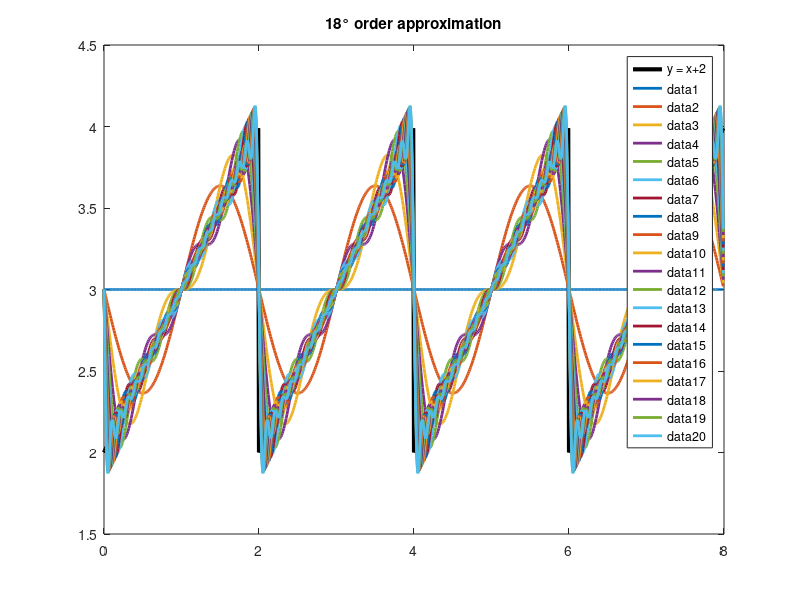

This chart was generated by the following MATLAB code:
%% fourier example for saw function

% the script shows approximation of a "saw function" via different order
% fourier series.
% run the script and update with button press.

clearvars;
close all

% saw function y = x+2
x =0:0.01:2-0.01;
newX = repmat(x,1,4);
plotX=0:0.01:8-0.01;
y = newX+2;

figure
plot(plotX,y,'k','LineWidth',3)

Nloop = 20;

legendCell = cell(1,Nloop+2);
legendCell{1} = 'y = x+2';
legend(legendCell{1})
title('fourier series demonstration')

hold on

%%%%%%%%%%%%%%%%%%%%%%%%%%%%%%%%%%%
% start loop approximation

yApprox = zeros(Nloop,numel(plotX));
yApprox(1,:) = 3;

wKey = waitforbuttonpress;

plot(plotX,yApprox(1,:), 'LineWidth',2)

ySeries = zeros(Nloop,numel(plotX));
ySeries(1,:)=sin(pi*plotX);

for nn = 2:Nloop
    
    ySeries(nn,:)=ySeries(nn-1,:)+(sin(nn*pi*plotX)/(nn));
    
end


for nn = 2:Nloop

    legendCell{nn}=[num2str(nn-2) '° order approximation'];
    title(legendCell{nn})
    
    yApprox(nn,:) =yApprox(1,:)-(2/pi)*ySeries(nn-1,:);
    
    wKey = waitforbuttonpress;

    plot(plotX,yApprox(nn,:), 'LineWidth',2)
    
end
